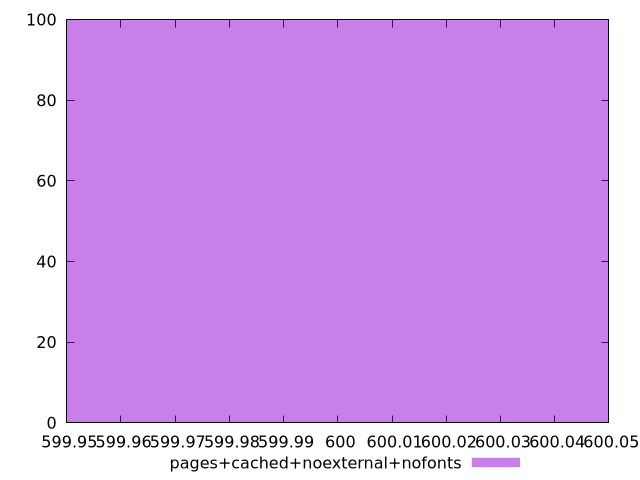

Reproduce this figure in gnuplot.
$_pagesCachedNoexternalNofonts <<EOF
600 100
EOF
set key outside below
set terminal pngcairo
set output "report_00005_2020-11-02T22-26-11.212Z/uses-rel-preload/pages+cached+noexternal+nofonts//raw_hist.png"
set yrange [0:100]
set boxwidth 0.1
set style fill transparent solid 0.5 noborder
plot $_pagesCachedNoexternalNofonts title "pages+cached+noexternal+nofonts" with boxes ,
